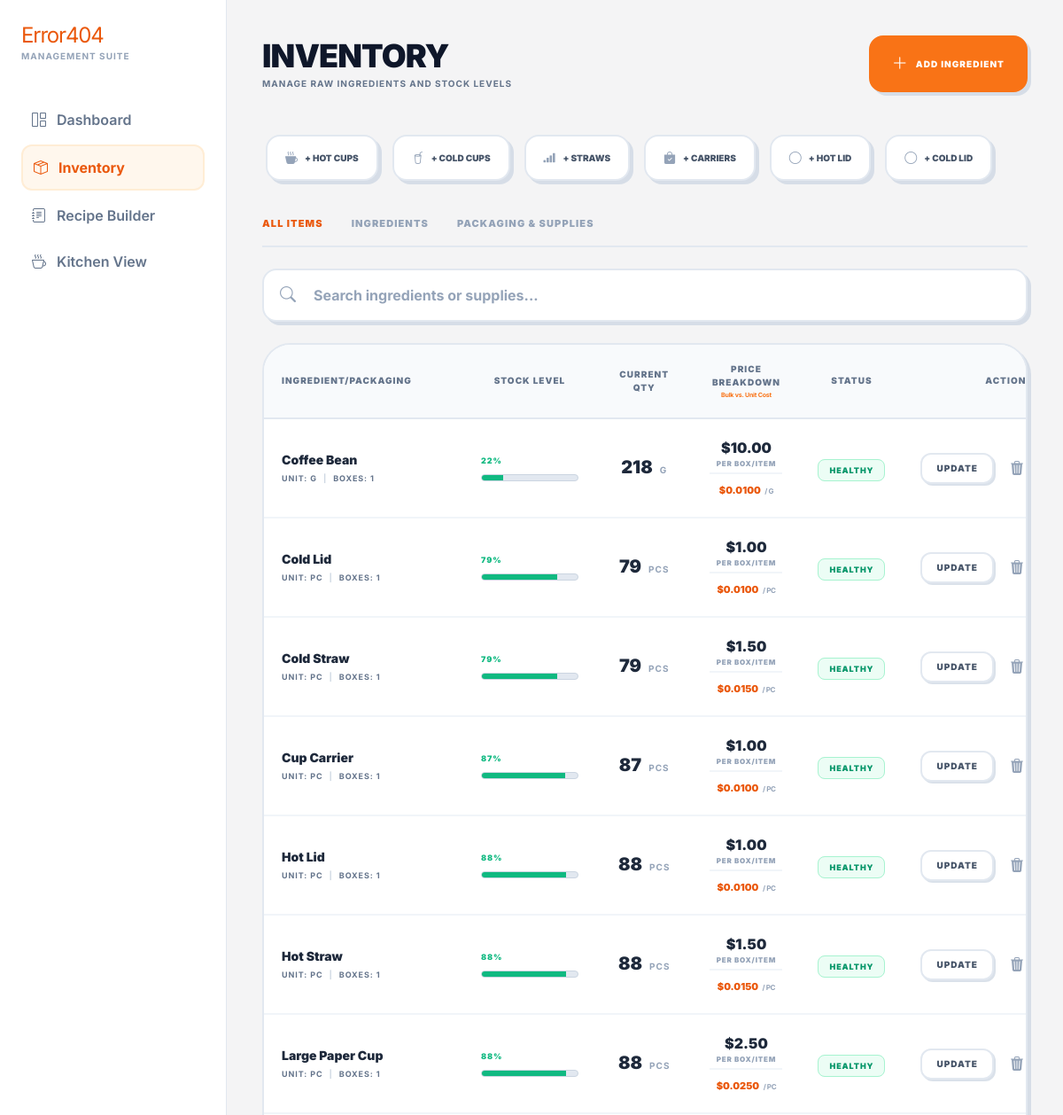
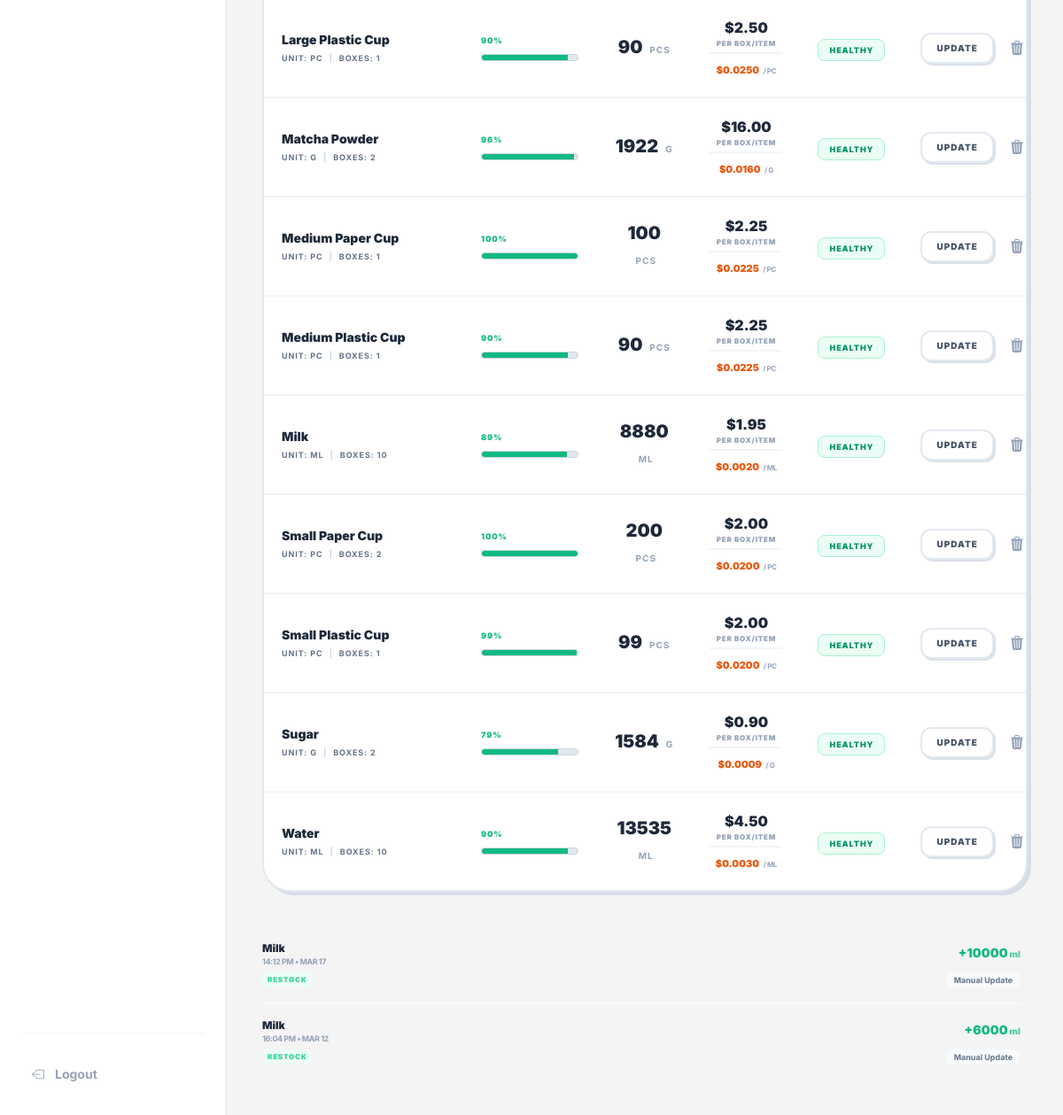
/inventory/, run on an earlier commit of the app's database (2 pictures, top to bottom).
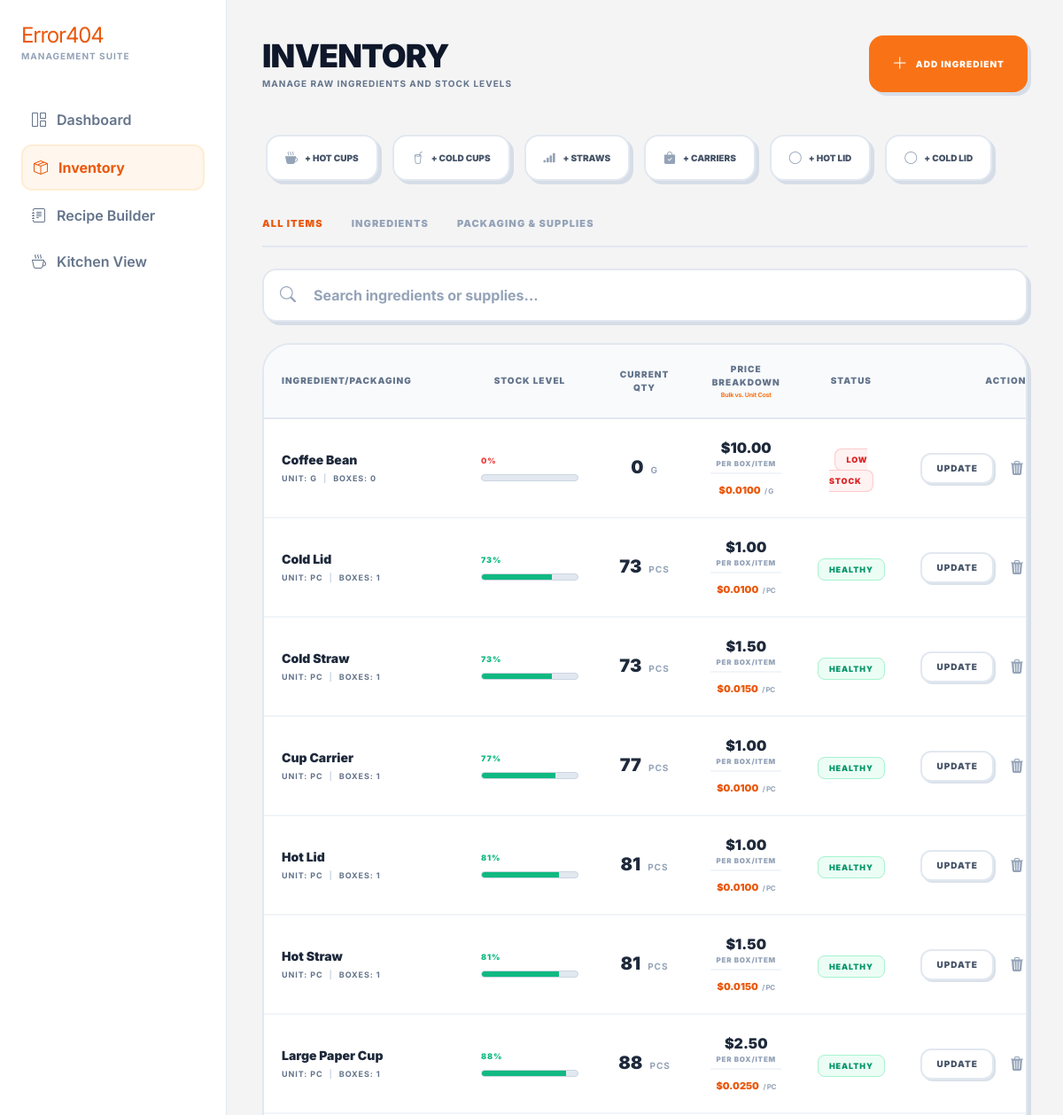
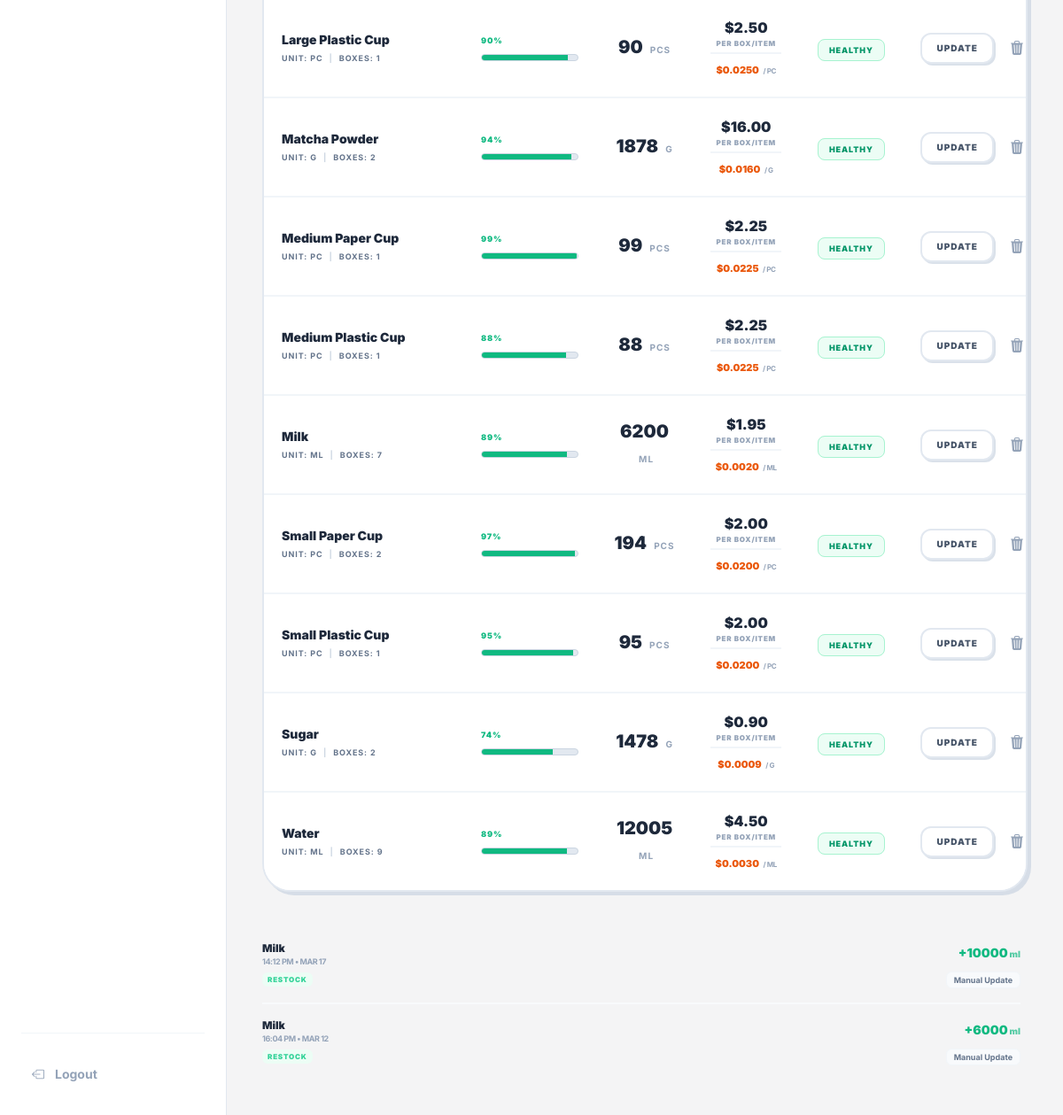
And on a later commit of the database (2 pictures, top to bottom).
### sales/models.py (models this page shows, shortened)
class Ingredient(models.Model):
    PACKAGING_CHOICES = (
        ('HOT_CUP', 'Hot Cup'),
        ('COLD_CUP', 'Cold Cup'),
        ('HOT_STRAW', 'Hot Straw'),
        ('COLD_STRAW', 'Cold/Frappe Straw'),
        ('CARRIER', 'Plastic Carrier'),
        ('HOT_LID', 'Hot Lid'),
        ('COLD_LID', 'Cold Lid'),
        ('NONE', 'None'),
    )
    name = models.CharField(max_length=100)
    stock_quantity = models.DecimalField(max_digits=10, decimal_places=2, default=0.00)
    initial_stock_per_item = models.DecimalField(max_digits=10, decimal_places=2, default=0.00)
    items_count = models.IntegerField(default=1)
    max_stock = models.DecimalField(max_digits=10, decimal_places=2, default=1000.00)
    unit = models.CharField(max_length=10)
    unit_cost = models.DecimalField(max_digits=10, decimal_places=5, default=0.00)
    last_purchase_price = models.DecimalField(max_digits=10, decimal_places=2, default=0)
    is_packaging = models.BooleanField(default=False)
    packaging_type = models.CharField(max_length=20, choices=PACKAGING_CHOICES, default='NONE')
    @property
    def stock_percent(self):
        capacity_from_boxes = self.initial_stock_per_item * self.items_count
        total_capacity = capacity_from_boxes if capacity_from_boxes > 0 else self.max_stock
        if total_capacity > 0:
            percentage = (self.stock_quantity / total_capacity) * 100
            return float(min(percentage, 100))
        return 0
    @property
    def is_low_stock(self):
        return self.stock_percent < 20

### sales/views.py (the view)
# urls.py: path('inventory/', views.inventory_list, name='inventory_list'),
def inventory_list(request):
    ingredients = Ingredient.objects.all().order_by('name')
    raw_logs = StockHistory.objects.select_related('ingredient').all().order_by('-created_at')
    grouped_logs = []
    for notes, items in groupby(raw_logs, lambda x: x.notes):
        items_list = list(items)
        if notes and "Order #" in notes:
            grouped_logs.append({
                'is_group': True,
                'notes': notes,
                'created_at': items_list[0].created_at,
                'items': items_list,
                'type': items_list[0].type
            })
        else:
            for item in items_list:
                grouped_logs.append({
                    'is_group': False,
                    'log': item
                })
    return render(request, 'inventory.html', {
        'ingredients': ingredients,
        'grouped_logs': grouped_logs[:20] # Limit to 20 grouped entries
    })

### sales/templates/inventory.html (shortened to what the changed rows need)
<!DOCTYPE html>
<html lang="en">
<head>
    <script src="https://cdn.tailwindcss.com"></script>
    <link rel="stylesheet" href="https://cdn.jsdelivr.net/npm/bootstrap-icons@1.11.1/font/bootstrap-icons.css">
</head>
<body class="bg-[#F4F4F5] text-slate-800 flex flex-col md:flex-row min-h-screen">
    <aside id="sidebar" class="fixed inset-y-0 left-0 w-64 shrink-0 bg-white border-r border-slate-200 p-6 flex flex-col transform -translate-x-full md:translate-x-0 transition-transform duration-300 ease-in-out z-[150] md:sticky md:top-0 md:h-screen">
        <div class="mb-10">
            <h1 class="text-2xl font-800 tracking-tighter text-orange-600">Error404</h1>
        </div>
    </aside>
    <main class="flex-1 w-full p-4 md:p-8 lg:p-10 overflow-y-auto overflow-x-hidden custom-scrollbar max-w-[1600px] mx-auto min-w-0">
        <header class="mb-8 md:mb-10 flex flex-col md:flex-row justify-between items-start md:items-center gap-4">
            <div>
                <h1 class="text-3xl md:text-4xl font-black tracking-tight text-slate-900 uppercase">Inventory</h1>
            </div>
        </header>
        <div class="bg-white rounded-[2rem] border-2 border-slate-200 bento-card overflow-hidden mb-10">
            <div class="overflow-x-auto custom-scrollbar">
                <table class="w-full text-left border-collapse min-w-[900px]">
                    <thead>
                        <tr class="border-b-2 border-slate-200 bg-slate-50">
                            <th class="p-5 font-black text-[10px] uppercase tracking-widest text-slate-500 w-1/4">Ingredient/Packaging</th>
                            <th class="p-5 font-black text-[10px] uppercase tracking-widest text-slate-500 text-center">Stock Level</th>
                            <th class="p-5 font-black text-[10px] uppercase tracking-widest text-slate-500 text-center">Current Qty</th>
                            <th class="p-5 font-black text-[10px] uppercase tracking-widest text-slate-500 text-center">
                                Price Breakdown
                                <span class="block text-[7px] text-orange-500 font-bold normal-case tracking-tight mt-0.5">Bulk vs. Unit Cost</span>
                            </th>
                            <th class="p-5 font-black text-[10px] uppercase tracking-widest text-slate-500 text-center">Status</th>
                            <th class="p-5 pr-8 font-black text-[10px] uppercase tracking-widest text-slate-500 text-right">Actions</th>
                        </tr>
                    </thead>
                    <tbody class="divide-y-2 divide-slate-100">
                        {% for ing in ingredients %}
                        <tr class="hover:bg-slate-50 transition group inventory-row bg-white"
                            data-is-packaging="{% if ing.packaging_type != 'NONE' %}true{% else %}false{% endif %}">
                            <td class="p-5">
                                <p class="font-black text-slate-800 text-sm group-hover:text-orange-600 transition">{{ ing.name }}</p>
                                <p class="text-[9px] text-slate-500 uppercase tracking-widest mt-1 font-bold">
                                    Unit: {% if ing.packaging_type != 'NONE' %}pc{% else %}{{ ing.unit }}{% endif %} <span class="text-slate-300 mx-1">|</span> Boxes: {{ ing.items_count }}
                                </p>
                            </td>
                            <td class="p-5 min-w-[150px]">
                                <div class="flex flex-col gap-2">
                                    <div class="flex justify-between items-center text-[9px] font-black uppercase tracking-widest">
                                        <span class="{% if ing.is_low_stock %}text-red-500{% else %}text-emerald-500{% endif %}">{{ ing.stock_percent|floatformat:0 }}%</span>
                                    </div>
                                    <div class="w-full bg-slate-200 h-2 rounded-full overflow-hidden border border-slate-300">
                                        <div class="h-full transition-all duration-500 {% if ing.is_low_stock %}bg-red-500{% else %}bg-emerald-500{% endif %}"
                                            style="width: {{ ing.stock_percent }}%"></div>
                                    </div>
                                </div>
                            </td>
                            <td class="p-5 font-black text-xl text-slate-800 text-center">
                                {{ ing.stock_quantity|floatformat:0 }}
                                <span class="text-[10px] text-slate-400 ml-1 font-bold uppercase tracking-widest">
                                    {% if ing.packaging_type != 'NONE' %}pcs{% else %}{{ ing.unit }}{% endif %}
                                </span>
                            </td>
                            <td class="p-5 text-center">
                                <div class="flex flex-col">
                                    <span class="text-slate-800 font-black">${{ ing.last_purchase_price|floatformat:2 }}</span>
                                    <span class="text-[8px] text-slate-400 uppercase font-black tracking-widest mb-1">Per Box/Item</span>
                                    <div class="pt-1 border-t-2 border-slate-100">
                                        <span class="text-orange-600 font-black text-[11px]">${{ ing.unit_cost|floatformat:4 }}</span>
                                        <span class="text-[8px] text-slate-400 uppercase font-bold tracking-tighter">/ {% if ing.packaging_type != 'NONE' %}pc{% else %}{{ ing.unit }}{% endif %}</span>
                                    </div>
                                </div>
                            </td>
                            <td class="p-5 text-center">
                                {% if ing.is_low_stock %}
                                    <span class="px-3 py-1.5 rounded-lg text-[9px] font-black uppercase tracking-widest bg-red-50 text-red-600 border border-red-200">LOW STOCK</span>
                                {% else %}
                                    <span class="px-3 py-1.5 rounded-lg text-[9px] font-black uppercase tracking-widest bg-emerald-50 text-emerald-600 border border-emerald-200">HEALTHY</span>
                                {% endif %}
                            </td>
                            <td class="p-5 text-right pr-8">
                                <div class="flex justify-end items-center gap-2">
                                    <button type="button"
                                            onclick="openUpdateModal('{{ ing.id }}', '{{ ing.name|escapejs }}', '{{ ing.items_count }}', '{{ ing.initial_stock_per_item }}')"
                                            class="bg-white border-2 border-slate-200 text-slate-600 hover:text-orange-600 hover:border-orange-300 hover:bg-orange-50 px-4 py-2 rounded-xl text-[10px] font-black transition uppercase tracking-widest shadow-[2px_2px_0px_0px_rgba(203,213,225,0.7)] hover:shadow-[2px_2px_0px_0px_rgba(249,115,22,0.3)] active:translate-y-[1px]">
                                        Update
                                    </button>
                                    <button type="button" onclick="openDeleteModal('{{ ing.id }}', '{{ ing.name|escapejs }}')" class="w-9 h-9 flex items-center justify-center text-slate-400 hover:text-red-600 hover:bg-red-50 transition border-2 border-transparent hover:border-red-200 rounded-xl">
                                        <i class="bi bi-trash3-fill"></i>
                                    </button>
                                </div>
                            </td>
                        </tr>
                        {% endfor %}
                    </tbody>
                </table>
            </div>
        </div>
    </main>
</body>
</html>

What changed in the data, as far as the page shows it:
changed Ingredient "Coffee Bean": items_count "1" → "0"; stock_percent "22" → "0"; stock_quantity "218" → "0"; items_count "HEALTHY" → "LOW STOCK"
changed Ingredient "Cold Lid": stock_percent "79" → "73"; stock_quantity "79" → "73"
changed Ingredient "Cold Straw": stock_percent "79" → "73"; stock_quantity "79" → "73"
changed Ingredient "Cup Carrier": stock_percent "87" → "77"; stock_quantity "87" → "77"
changed Ingredient "Hot Lid": stock_percent "88" → "81"; stock_quantity "88" → "81"
changed Ingredient "Hot Straw": stock_percent "88" → "81"; stock_quantity "88" → "81"
changed Ingredient "Matcha Powder": stock_percent "96" → "94"; stock_quantity "1922" → "1878"
changed Ingredient "Medium Paper Cup": stock_percent "100" → "99"; stock_quantity "100" → "99"
changed Ingredient "Medium Plastic Cup": stock_percent "90" → "88"; stock_quantity "90" → "88"
changed Ingredient "Milk": items_count "10" → "7"; stock_quantity "8880" → "6200"
changed Ingredient "Small Paper Cup": stock_percent "100" → "97"; stock_quantity "200" → "194"
changed Ingredient "Small Plastic Cup": stock_percent "99" → "95"; stock_quantity "99" → "95"
changed Ingredient "Sugar": stock_percent "79" → "74"; stock_quantity "1584" → "1478"
changed Ingredient "Water": items_count "10" → "9"; stock_percent "90" → "89"; stock_quantity "13535" → "12005"
